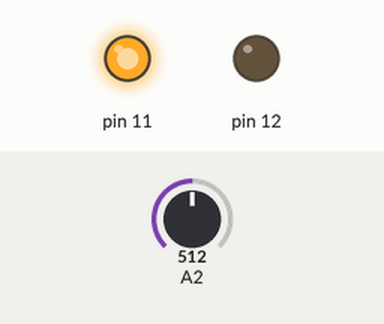
Recording of a sketch running on a simulated Arduino Uno, built with avr-gcc and run on an emulated ATmega328P. Parts: output pins drawn as LEDs (lit = HIGH). Inputs (shaded band) come from the test bench; at power-on: A2 = 512. What the sketch prints to the serial monitor is not drawn.

Above: at 1.2 s.
1.3 s: A2 set to 414
2.8 s: A2 set to 386
At 3.3 s:
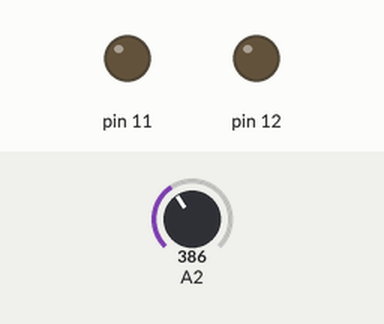
4.3 s: A2 set to 410
At 5.5 s:
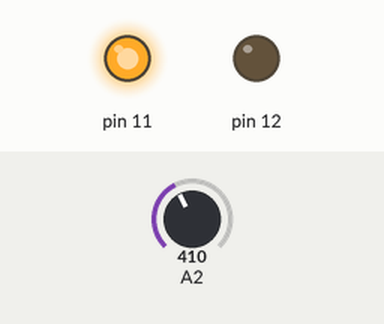
5.8 s: A2 set to 390
At 6.9 s:
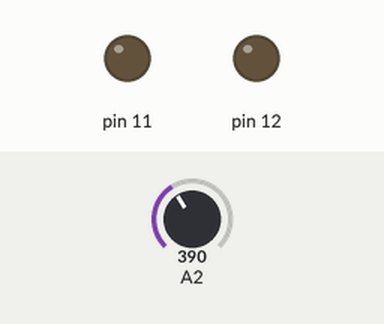
Timing chart, 0 to 8.3 s (numbered marks = the images above; inputs shaded):
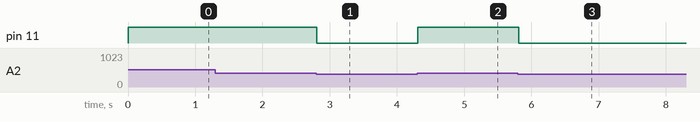

Measured:
- the behaviour switches between 401 and 400 on A2 (found by bisection; images 0 and 1)
- after the input at 1.3 s, every drawn part: stays the same
- after the input at 2.8 s, pin 11: HIGH → LOW at once
- after the input at 4.3 s, pin 11: LOW → HIGH at once
- after the input at 5.8 s, pin 11: HIGH → LOW at once

The sketch:

AnalogReadSerial.ino
```cpp
  int max =0;
  int min=3000;
  int maxflag = 0, minflag=0; // 1이면 값이 변경되었음
void setup() {
  pinMode(11, OUTPUT);
  pinMode(11, OUTPUT);
  pinMode(12, OUTPUT);  // 12번핀을 디지털 아웃으로 사용하기 위해 셋팅
  Serial.begin(9600); // 시리얼통신을 사용하기 위해 속도 셋팅
}

void loop() {
  int sensorValue = analogRead(A2);   // 수위센서 읽기
    if(sensorValue >400)
      digitalWrite(11, HIGH);
     else
      digitalWrite(11, LOW);

    if (sensorValue < min) {
      min = sensorValue;
      minflag = 1;
    } if (sensorValue > max) {    // 들어온 값이 현재 최대값보다 크면
      max = sensorValue;    // 현재 최대값을 들어온 값으로 변경
      maxflag = 1;
    }
  delay(100);
  if(maxflag==1 || minflag==1) {
    Serial.print("최대값 : ");  Serial.println(max);
    Serial.print("최소값 : ");  Serial.println(min);
     maxflag = 0;  minflag = 0;
 }
}
```
